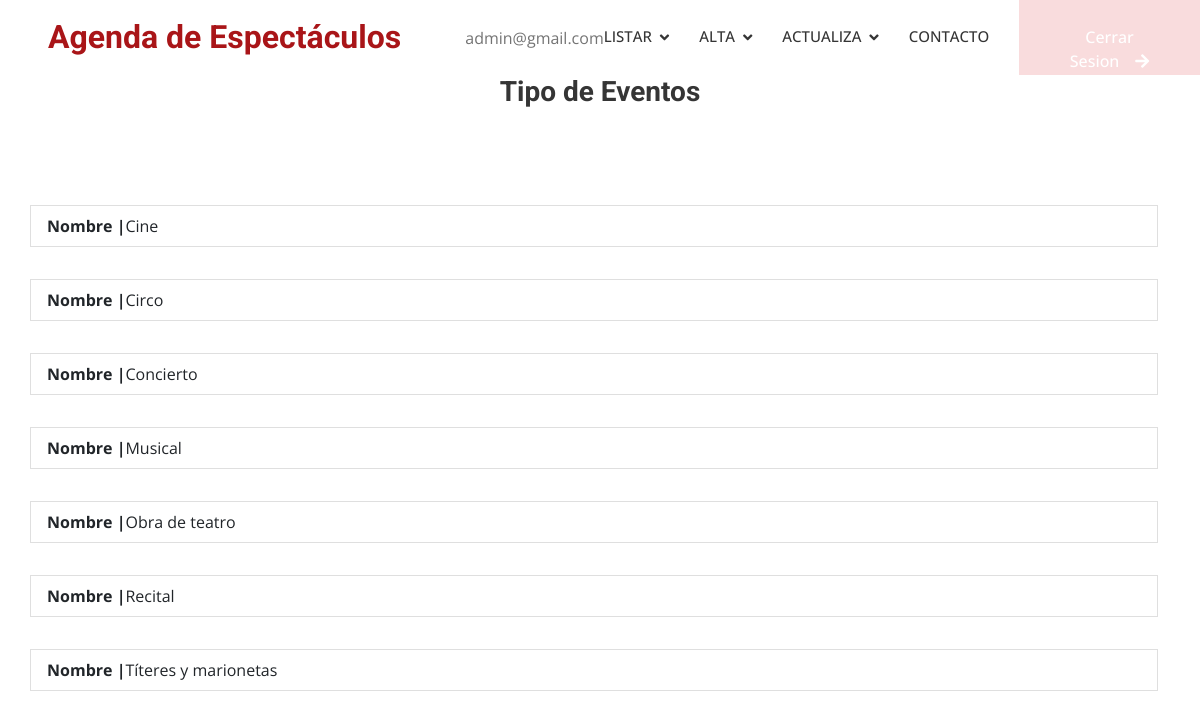
/ge/listartipoevento (signed in), run on the app's committed database.
### tables this page shows
CREATE TABLE `tipoevento` (
  `id` int(11) NOT NULL,
  `nombre` varchar(255) NOT NULL
);

### ge/app/views/tipoeventview.php (called while the page is built, shortened)
<?php
Class TipoEventView {
    function showTipoEvents($tipoevents) {
        require_once 'templates/show_tipo_events.phtml';
        }
}

### ge/app/controllers/tipoeventcontroller.php (called while the page is built, shortened)
<?php
include_once 'app/models/tipoeventmodel.php';
include_once 'app/views/tipoeventview.php';
class TipoEventController {
    private $model;
    private $view;
    function __construct($res){
        $this->model = new TipoEventModel();
        $this->view = new TipoEventView($res->user);
    }
    function showTipoEvents(){
      $events = $this->model->getAll();
      $this->view->showTipoEvents($events);
    }
}

### ge/app/models/tipoeventmodel.php (called while the page is built, shortened)
<?php
Class TipoEventModel {
    private $db;
    public function __construct() {
       $this->db = new PDO('mysql:host=localhost;dbname=g27_db_webspectaculos;charset=utf8', 'root', '');
   }
    public function getAll(){
        $query = $this->db->prepare('SELECT * FROM tipoevento');
        $query->execute();
        $tipoevents = $query->fetchAll(PDO::FETCH_OBJ);
        return $tipoevents;
    }
}

### ge/templates/show_tipo_events.phtml (the view)
<?php require_once 'templates/header.phtml';
?>
<h3 align='center'>Tipo de Eventos</h3>
   <div class='container-xxl py-5'>
     <div class='container'>
       <div class='row g-4'>
           <ul class='list-group mt-5'>
                <?php foreach($tipoevents as $tipoevent): ?>
                    <p><li class='list-group-item'>
                        <a><strong>Nombre |</strong></a><?=$tipoevent->nombre ?>
                   </li></p>
              <?php endforeach?>
        </div>
     </div>
  </div>
  <?php
require_once 'templates/footer.phtml';

### ge/css/style.css (style rules this page uses)
:root { --primary: #a91518; --light: #F5F5F5; --dark: #353535; }

### data on the page
tipoevento: nombre "Cine"
tipoevento: nombre "Circo"
tipoevento: nombre "Concierto"
tipoevento: nombre "Musical"
tipoevento: nombre "Obra de teatro"
tipoevento: nombre "Recital"
tipoevento: nombre "Títeres y marionetas"

### other printed values
$this->user->email "admin@gmail.com"
